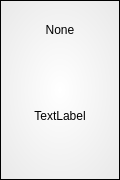
<?xml version="1.0" encoding="UTF-8"?>
<ui version="4.0">
 <class>Form</class>
 <widget class="QWidget" name="Form">
  <property name="geometry">
   <rect>
    <x>0</x>
    <y>0</y>
    <width>120</width>
    <height>180</height>
   </rect>
  </property>
  <property name="minimumSize">
   <size>
    <width>120</width>
    <height>180</height>
   </size>
  </property>
  <property name="maximumSize">
   <size>
    <width>200</width>
    <height>300</height>
   </size>
  </property>
  <property name="sizeIncrement">
   <size>
    <width>2</width>
    <height>4</height>
   </size>
  </property>
  <property name="baseSize">
   <size>
    <width>150</width>
    <height>225</height>
   </size>
  </property>
  <property name="windowTitle">
   <string>Form</string>
  </property>
  <property name="autoFillBackground">
   <bool>false</bool>
  </property>
  <property name="styleSheet">
   <string notr="true">.QFrame{
	background-color: qradialgradient(spread:pad, cx:0.5, cy:0.5, radius:2, fx:0.5, fy:0.5, stop:0 rgba(255, 255, 255, 255), stop:1 rgba(191, 191, 191, 255));
}</string>
  </property>
  <layout class="QVBoxLayout" name="verticalLayout">
   <property name="spacing">
    <number>0</number>
   </property>
   <property name="leftMargin">
    <number>0</number>
   </property>
   <property name="topMargin">
    <number>0</number>
   </property>
   <property name="rightMargin">
    <number>0</number>
   </property>
   <property name="bottomMargin">
    <number>0</number>
   </property>
   <item>
    <widget class="QFrame" name="frame">
     <property name="frameShape">
      <enum>QFrame::StyledPanel</enum>
     </property>
     <property name="frameShadow">
      <enum>QFrame::Raised</enum>
     </property>
     <layout class="QVBoxLayout" name="verticalLayout_2">
      <item>
       <widget class="QLabel" name="Value1">
        <property name="sizePolicy">
         <sizepolicy hsizetype="Preferred" vsizetype="Maximum">
          <horstretch>0</horstretch>
          <verstretch>0</verstretch>
         </sizepolicy>
        </property>
        <property name="minimumSize">
         <size>
          <width>0</width>
          <height>40</height>
         </size>
        </property>
        <property name="maximumSize">
         <size>
          <width>16777215</width>
          <height>100</height>
         </size>
        </property>
        <property name="layoutDirection">
         <enum>Qt::LeftToRight</enum>
        </property>
        <property name="text">
         <string>None</string>
        </property>
        <property name="alignment">
         <set>Qt::AlignCenter</set>
        </property>
       </widget>
      </item>
      <item>
       <widget class="QLabel" name="Img">
        <property name="minimumSize">
         <size>
          <width>0</width>
          <height>120</height>
         </size>
        </property>
        <property name="text">
         <string>TextLabel</string>
        </property>
        <property name="alignment">
         <set>Qt::AlignCenter</set>
        </property>
       </widget>
      </item>
     </layout>
    </widget>
   </item>
  </layout>
 </widget>
 <resources/>
 <connections/>
</ui>
